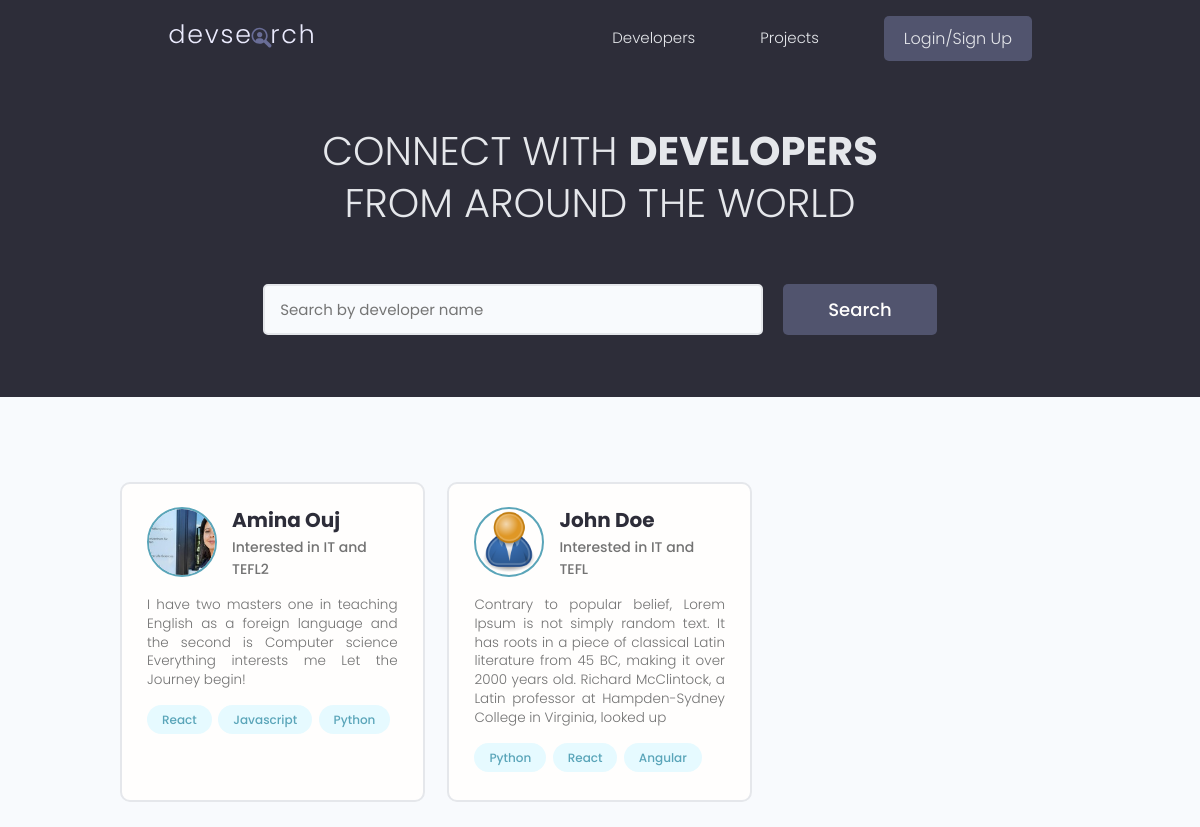
The page / on the database its author committed.
### users/models.py (models this page shows, shortened)
class Profile(models.Model):
    user = models.OneToOneField(User, on_delete=models.CASCADE, null = True, blank=True)
    name = models.CharField(max_length=200,null = True, blank=True)
    location = models.CharField(max_length=200,null = True, blank=True)
    email = models.EmailField(max_length=500,null = True, blank=True)
    username = models.CharField(max_length=200,null = True, blank=True)
    short_intro =  models.CharField(max_length=200,null = True, blank=True)
    bio = models.TextField(null = True, blank=True)
    profile_image = models.ImageField(null = True, blank=True,upload_to='profiles/',default ='profiles/user-default.png')
    social_github = models.CharField(max_length=200,null = True, blank=True)
    social_twitter = models.CharField(max_length=200,null = True, blank=True)
    social_linkedin = models.CharField(max_length=200,null = True, blank=True)
    social_youtube = models.CharField(max_length=200,null = True, blank=True)
    social_website = models.CharField(max_length=200,null = True, blank=True)
    created =  models.DateTimeField(auto_now_add=True)
    id = models.UUIDField(default=uuid.uuid4,unique=True, primary_key=True,editable=False)

class Skill(models.Model):
    owner = models.ForeignKey(Profile,on_delete=models.CASCADE, null = True, blank=True)
    name = models.CharField(max_length=200,null = True, blank=True)
    description = models.TextField(null = True, blank=True)
    created =  models.DateTimeField(auto_now_add=True)
    id = models.UUIDField(default=uuid.uuid4,unique=True, primary_key=True,editable=False)

### users/views.py (the view)
# urls.py: path('',views.profiles,name='profiles-path'),
def profiles(request):
    profiles = Profile.objects.all()
    context = {'profiles':profiles}
    return render(request,'users/profiles.html',context)

### users/templates/users/profiles.html (shortened to what this page needs)
{% extends "main.html" %}
{% block content %}
    <main class="home">
      <section class="hero-section text-center">
        <div class="container container--narrow">
          <div class="hero-section__box">
            <h2>CONNECT WITH <span>DEVELOPERS</span></h2>
            <h2>FROM AROUND THE WORLD</h2>
          </div>
          <div class="hero-section__search">
            <form class="form" action="#" method="get">
              <div class="form__field">
                <input class="input input--text" id="formInput#search" type="text" name="text"
                  placeholder="Search by developer name" />
              </div>
              <input class="btn btn--sub btn--lg" type="submit" value="Search" />
            </form>
          </div>
        </div>
      </section>
      <section class="devlist">
        <div class="container">
          <div class="grid grid--three">
            {% for profile in profiles %}
            <div class="column card">
              <div class="dev">
                <a href= "{% url 'userProfile-path' profile.id %}" class="card__body">
                  <div class="dev__profile">
                    <img class="avatar avatar--md" src="{{ profile.profile_image.url }}" alt="image" />
                    <div class="dev__meta">
                      <h3>{{profile.name}}</h3>
                      <h5>{{profile.short_intro|slice:"50"}}</h5>
                    </div>
                  </div>
                  <p class="dev__info">
                   {{profile.bio|slice:"250"}}
                  </p>
                  <div class="dev__skills">
                    {% for skill in profile.skill_set.all|slice:"3" %}
                    <span class="tag tag--pill tag--main">
                      <small>{{skill.name}}</small>
                    </span>
                    {% endfor %}
                  </div>
                </a>
              </div>
            </div>
            {% endfor %}
          </div>
        </div>
      </section>
    </main>
{% endblock content %}

### static/styles/app.css (style rules this page uses)
:root { --color-sub: #2d2d39; }
.btn--sub { background-color: var(--color-sub-light); }
.card { border: 2px solid var(--color-light); }
img { width: 100%; }
.hero-section { height: 40vh; display: flex; align-items: center; background-color: var(--color-sub); }
.hero-section__box { margin-bottom: 4rem; }
.hero-section__box > h2, .hero-section__box > h2 > span { font-size: 4rem; color: var(--color-light); line-height: 1.3; text-transform: uppercase; }
.hero-section__box > h2 { font-weight: 300; }
.hero-section__box > h2 > span { font-weight: 700; }
.hero-section__search > .form { display: flex; align-items: center; justify-content: center; gap: 2rem; }
.hero-section__search > .form input.input--text { width: 50rem; }
.devlist { margin-top: 8rem; }
.devlist .grid { align-items: stretch; }
.devlist .dev .dev__profile { display: flex; align-items: center; gap: 1.5rem; }
.devlist .dev .dev__meta h3 { color: var(--color-sub); font-size: 2rem; font-weight: 700; }
.devlist .dev .dev__meta h5 { color: var(--color-text); font-size: 1.4rem; font-weight: 500; }
.devlist .dev .dev__info { margin: 1.5rem 0; font-size: 1.35rem; line-height: 1.4; text-align: justify; }

### static/uikit/styles/modules/_variables.css (style rules this page uses)
:root { --color-main: #5aa5b9; --color-main-light: #e6faff; --color-sub: #3f4156; --color-sub-light: #51546e; --color-sub-lighter: #ededfd; --color-text: #737373; --color-gray: #8b8b8b; --color-light: #e5e7eb; --color-light-gray: #767676; --color-bg: #f8fafd; --color-white: #fffefd; --color-white-light: #f3f3f3; --color-success: #359e64; --color-success-bg: #def8e8; --color-error: #fc4b0b; --color-error-bg: #fff2ee; --font-base: 'Poppins', arial, helvetica, 'Segoe UI', roboto, ubuntu, sans-serif; --font-monospace: 'Fira Code', 'Courier New', courier, monospace; --font-regular: 300; --font-medium: 500; --font-bold: 700; --generic-shadow: 1px 1px 5px #00000010; --generic-transition: all 0.3s ease-in-out; }

### static/uikit/styles/modules/_base.css (style rules this page uses)
* { margin: 0; padding: 0; box-sizing: border-box; text-rendering: optimizeLegibility; color: inherit; font-size: inherit; }
html { font-size: 50%; }
@media only screen and (min-width: 480px) { html { font-size: 56.25%; } }
@media only screen and (min-width: 1200px) { html { font-size: 62.5%; } }
body { line-height: 1.6; font-weight: 400; font-size: 1.5rem; color: var(--color-text); background-color: var(--color-bg); min-height: 100vh; }

### static/uikit/styles/modules/_typography.css (style rules this page uses)
* { font-family: var(--font-base); }
h2 { font-size: 3.6rem; font-weight: var(--font-bold); }
h3 { font-size: 3.2rem; font-weight: var(--font-medium); }
h5 { font-size: 2.4rem; font-weight: var(--font-medium); }
h5, h6 { font-weight: var(--font-regular); }
p, span, strong { font-size: 1.6rem; color: var(--color-text); font-weight: var(--font-regular); }
a { padding-bottom: 2px; text-decoration: none; display: inline-block; color: var(--color-main); font-weight: var(--font-medium); }

### static/uikit/styles/modules/_utilities.css (style rules this page uses)
.container { width: 92%; max-width: 165rem; margin: 0 auto; box-sizing: border-box; }
.container--narrow { width: 92%; max-width: 120rem; }
@media screen and (min-width: 1000px) { .container { width: 90%; } }
@media screen and (min-width: 1000px) { .container--narrow { width: 85%; } }
@media screen and (min-width: 1200px) { .container { width: 80%; } }
@media screen and (min-width: 1200px) { .container--narrow { width: 72%; } }
.text-center { text-align: center; }

### static/uikit/styles/modules/_avatar.css (style rules this page uses)
.avatar { border-radius: 50%; border: 2px solid var(--color-main); object-fit: cover; }
.avatar--md { height: 7rem; width: 7rem; }

### static/uikit/styles/modules/_button.css (style rules this page uses)
.btn { display: inline-block; position: relative; cursor: pointer; background-color: var(--color-light); font-weight: var(--font-medium); color: var(--color-sub); text-decoration: none; padding: 1rem 2rem; border-radius: 0.5rem; border: none; width: -webkit-fit-content; width: -moz-fit-content; width: fit-content; height: -webkit-fit-content; height: -moz-fit-content; height: fit-content; font-size: 1.6rem; outline-width: 0; outline-color: transparent; -webkit-backface-visibility: hidden; backface-visibility: hidden; transition: all 0.3s ease-in-out; }
.btn--sub { background-color: var(--color-sub); color: var(--color-white); }
.btn--lg { font-size: 1.8rem; padding: 1.2rem 4.5rem; }

### static/uikit/styles/modules/_card.css (style rules this page uses)
.card { border-radius: 1rem; background-color: var(--color-white); border: 1.5px solid var(--color-light); width: auto; height: auto; margin-top: 0.5rem; margin-bottom: 0.5rem; overflow: hidden; }
.card__body, .card__header { padding: 2rem 2.5rem; }

### rows shown on the page
Profile: profile_image (picture), name "Amina Ouj", short_intro "Interested in IT and TEFL2", bio "I have two masters one in teaching English as a foreign language and the second is Computer science Everything interests me Let the Journey begin!"
Skill: name "React"
Skill: name "Javascript"
Skill: name "Python"
Profile: profile_image (placeholder picture), name "John Doe", short_intro "Interested in IT and TEFL", bio "Contrary to popular belief, Lorem Ipsum is not simply random text. It has roots in a piece of classical Latin literature from 45 BC, making it over 2000 years old. Richard McClintock, a Latin professor at Hampden-Sydney College in Virginia, looked up"
Skill: name "Python"
Skill: name "React"
Skill: name "Angular"
